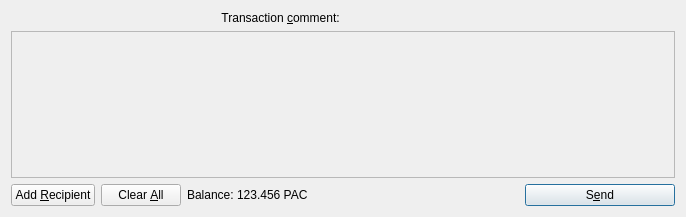
<?xml version="1.0" encoding="UTF-8"?>
<ui version="4.0">
 <class>SendCoinsDialog</class>
 <widget class="QDialog" name="SendCoinsDialog">
  <property name="geometry">
   <rect>
    <x>0</x>
    <y>0</y>
    <width>686</width>
    <height>217</height>
   </rect>
  </property>
  <property name="windowTitle">
   <string>Send Coins</string>
  </property>
  <layout class="QVBoxLayout" name="verticalLayout">
   <item>
    <layout class="QHBoxLayout" name="horizontalLayoutTxComment">
     <property name="spacing">
      <number>0</number>
     </property>
     <item>
      <widget class="QLabel" name="labelTxComment">
       <property name="text">
        <string>Transaction &amp;comment: </string>
       </property>
       <property name="alignment">
        <set>Qt::AlignLeading|Qt::AlignLeft|Qt::AlignRight|Qt::AlignTrailing|Qt::AlignVCenter</set>
       </property>
       <property name="buddy">
        <cstring>editTxComment</cstring>
       </property>
      </widget>
     </item>
     <item>
      <widget class="QValidatedLineEdit" name="editTxComment" native="true">
       <property name="enabled">
        <bool>true</bool>
       </property>
       <property name="toolTip">
        <string>Enter a transaction comment  (MAX 256 Characters) (Note: this information is public)</string>
       </property>
      </widget>
     </item>
    </layout>
   </item>
   <item>
    <widget class="QScrollArea" name="scrollArea">
     <property name="widgetResizable">
      <bool>true</bool>
     </property>
     <widget class="QWidget" name="scrollAreaWidgetContents">
      <property name="geometry">
       <rect>
        <x>0</x>
        <y>0</y>
        <width>666</width>
        <height>142</height>
       </rect>
      </property>
      <layout class="QVBoxLayout" name="verticalLayout_2">
       <property name="leftMargin">
        <number>0</number>
       </property>
       <property name="topMargin">
        <number>0</number>
       </property>
       <property name="rightMargin">
        <number>0</number>
       </property>
       <property name="bottomMargin">
        <number>0</number>
       </property>
       <item>
        <layout class="QVBoxLayout" name="entries">
         <property name="spacing">
          <number>6</number>
         </property>
        </layout>
       </item>
       <item>
        <spacer name="verticalSpacer">
         <property name="orientation">
          <enum>Qt::Vertical</enum>
         </property>
         <property name="sizeHint" stdset="0">
          <size>
           <width>20</width>
           <height>40</height>
          </size>
         </property>
        </spacer>
       </item>
      </layout>
     </widget>
    </widget>
   </item>
   <item>
    <layout class="QHBoxLayout" name="horizontalLayout">
     <item>
      <widget class="QPushButton" name="addButton">
       <property name="toolTip">
        <string>Send to multiple recipients at once</string>
       </property>
       <property name="text">
        <string>Add &amp;Recipient</string>
       </property>
       <property name="icon">
        <iconset resource="../jdcoin.qrc">
         <normaloff>:/icons/add</normaloff>:/icons/add</iconset>
       </property>
       <property name="autoDefault">
        <bool>false</bool>
       </property>
      </widget>
     </item>
     <item>
      <widget class="QPushButton" name="clearButton">
       <property name="sizePolicy">
        <sizepolicy hsizetype="Minimum" vsizetype="Fixed">
         <horstretch>0</horstretch>
         <verstretch>0</verstretch>
        </sizepolicy>
       </property>
       <property name="toolTip">
        <string>Remove all transaction fields</string>
       </property>
       <property name="text">
        <string>Clear &amp;All</string>
       </property>
       <property name="icon">
        <iconset resource="../jdcoin.qrc">
         <normaloff>:/icons/remove</normaloff>:/icons/remove</iconset>
       </property>
       <property name="autoRepeatDelay">
        <number>300</number>
       </property>
       <property name="autoDefault">
        <bool>false</bool>
       </property>
      </widget>
     </item>
     <item>
      <layout class="QHBoxLayout" name="horizontalLayout_2">
       <property name="spacing">
        <number>3</number>
       </property>
       <item>
        <widget class="QLabel" name="label">
         <property name="text">
          <string>Balance:</string>
         </property>
        </widget>
       </item>
       <item>
        <widget class="QLabel" name="labelBalance">
         <property name="cursor">
          <cursorShape>IBeamCursor</cursorShape>
         </property>
         <property name="text">
          <string>123.456 PAC</string>
         </property>
         <property name="textInteractionFlags">
          <set>Qt::LinksAccessibleByMouse|Qt::TextSelectableByKeyboard|Qt::TextSelectableByMouse</set>
         </property>
        </widget>
       </item>
      </layout>
     </item>
     <item>
      <spacer name="horizontalSpacer">
       <property name="orientation">
        <enum>Qt::Horizontal</enum>
       </property>
       <property name="sizeHint" stdset="0">
        <size>
         <width>40</width>
         <height>20</height>
        </size>
       </property>
      </spacer>
     </item>
     <item>
      <widget class="QPushButton" name="sendButton">
       <property name="minimumSize">
        <size>
         <width>150</width>
         <height>0</height>
        </size>
       </property>
       <property name="toolTip">
        <string>Confirm the send action</string>
       </property>
       <property name="text">
        <string>S&amp;end</string>
       </property>
       <property name="icon">
        <iconset resource="../jdcoin.qrc">
         <normaloff>:/icons/send</normaloff>:/icons/send</iconset>
       </property>
       <property name="default">
        <bool>true</bool>
       </property>
      </widget>
     </item>
    </layout>
   </item>
  </layout>
 </widget>
 <customwidgets>
  <customwidget>
   <class>QValidatedLineEdit</class>
   <extends>QWidget</extends>
   <header>qvalidatedlineedit.h</header>
  </customwidget>
 </customwidgets>
 <resources>
  <include location="../jdcoin.qrc"/>
 </resources>
 <connections/>
</ui>
